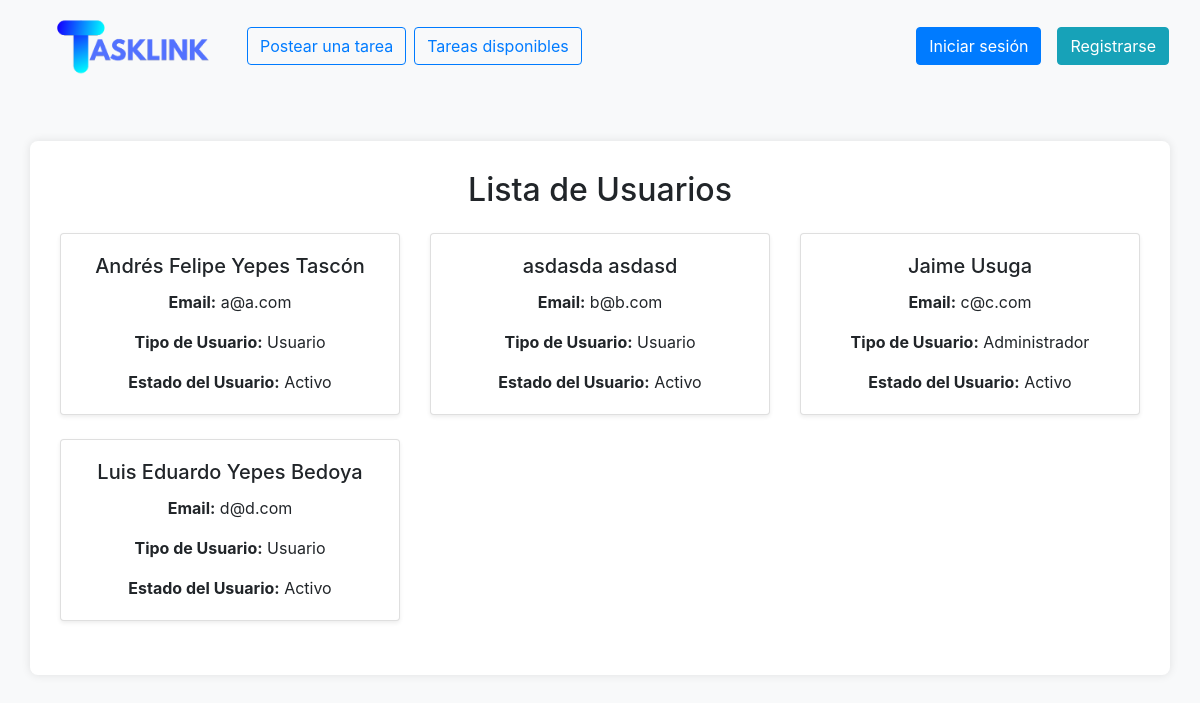
The page /admin on the database its author committed.
### tables this page shows
CREATE TABLE Usuarios (
    ID_usuario INTEGER PRIMARY KEY,
    Nombre TEXT NOT NULL,
    Apellido TEXT NOT NULL,
    Correo TEXT NOT NULL UNIQUE,
    Contrasena TEXT NOT NULL,
    ID_estado_usuario INTEGER,
    ID_tipo_usuario INTEGER,
    Identificacion TEXT NOT NULL UNIQUE,
    ID_ciudad INTEGER,
    Direccion TEXT,
    Telefono TEXT,
    FotoPerfil BLOB,
    FotoCedula BLOB,
    Fecha_creacion DATETIME DEFAULT CURRENT_TIMESTAMP,
    Fecha_actualizacion DATETIME DEFAULT CURRENT_TIMESTAMP,
    FOREIGN KEY (ID_estado_usuario) REFERENCES Estados_Usuarios(ID_estado_usuario),
    FOREIGN KEY (ID_tipo_usuario) REFERENCES Tipos_Usuarios(ID_tipo_usuario),
    FOREIGN KEY (ID_ciudad) REFERENCES Ciudades(ID_ciudad)
);

CREATE TABLE Tipos_Usuarios (
    ID_tipo_usuario INTEGER PRIMARY KEY,
    Nombre TEXT NOT NULL UNIQUE
);

CREATE TABLE Estados_Usuarios (
    ID_estado_usuario INTEGER PRIMARY KEY,
    Nombre TEXT NOT NULL
);

### app.py (the view)
@app.route('/admin')
def admin():
    conn = get_db_connection()
    imagen_base64 = None
    if 'user_id' in session:
        usuario = conn.execute('SELECT FotoPerfil FROM Usuarios WHERE ID_usuario = ?', (session['user_id'],)).fetchone()
        if usuario and usuario['FotoPerfil']:
            imagen_base64 = base64.b64encode(usuario['FotoPerfil']).decode('utf-8')
    is_logged_in = 'user_id' in session
    usuarios = conn.execute('''
        SELECT u.*, tu.nombre AS tipo_usuario, eu.Nombre AS estado_usuario
        FROM Usuarios u
        JOIN Tipos_Usuarios tu ON u.ID_tipo_usuario = tu.ID_tipo_usuario
        JOIN Estados_Usuarios eu ON u.ID_estado_usuario = eu.ID_estado_usuario
    ''').fetchall()
    conn.close()
    return render_template('admin.html', usuarios=usuarios, imagen_base64=imagen_base64, is_logged_in=is_logged_in)

### app.py (called while the page is built)
def get_db_connection():
    conn = sqlite3.connect('TaskLink.db')
    conn.row_factory = sqlite3.Row
    return conn

### templates/admin.html (shortened to what this page needs)
<!DOCTYPE html>
<html lang="en">
<head>
    <link href="https://maxcdn.bootstrapcdn.com/bootstrap/4.5.2/css/bootstrap.min.css" rel="stylesheet" />
    <link rel="stylesheet" href="../static/css/styles.css" />
</head>
<body>
    <nav class="navbar navbar-expand-lg bg-body-tertiary">
        <div class="container-fluid d-flex justify-content-between align-items-center">
            <div class="d-flex align-items-center">
                <a class="navbar-brand" href="{{ url_for('index') }}">
                    <img src="../static/images/LogoCompleto.png" alt="TaskLink Logo" width="200px">
                </a>
                <a class="btn btn-outline-primary mr-2" href="{{ url_for('agregar_solicitud') }}">Postear una tarea</a>
                <a class="btn btn-outline-primary mr-2" href="{{ url_for('tareas') }}">Tareas disponibles</a>
            </div>
            <div class="d-flex align-items-center">
                {% if imagen_base64 %}
                <span class="mr-3 h4">{{ usuarios['Nombre'] }} {{ usuarios['Apellido'] }}</span>
                <div class="btn-group dropstart">
                    <img alt="Imagen de perfil" class="rounded-circle"
                        style="width: 50px; height: 50px; cursor: pointer;" data-toggle="dropdown"
                        aria-expanded="false">
                    <ul class="dropdown-menu dropdown-menu-end">
                        <li><a class="dropdown-item" href="{{ url_for('profile') }}">Perfil</a></li>
                        <li><a class="dropdown-item" href="{{ url_for('logout') }}">Cerrar sesión</a></li>
                    </ul>
                </div>
                {% else %}
                <form class="d-flex justify-content-end">
                    <a class="btn btn-primary mr-2" href="{{ url_for('login') }}">Iniciar sesión</a>
                    <a class="btn btn-info ml-2" href="{{ url_for('register') }}">Registrarse</a>
                </form>
                {% endif %}
            </div>
        </div>
    </nav>
    <div class="container mt-5">
        <h2 class="text-center mb-4">Lista de Usuarios</h2>
        <div class="row">
            {% for usuario in usuarios %}
            <div class="col-md-4 mb-4">
                <div class="card shadow-sm">
                    <div class="card-body text-center">
                        <h5 class="card-title">{{ usuario['Nombre'] }} {{ usuario['Apellido'] }}</h5>
                        <p class="card-text"><strong>Email:</strong> {{ usuario['Correo'] }}</p>
                        <p class="card-text"><strong>Tipo de Usuario:</strong> {{ usuario['tipo_usuario'] }}</p>
                        <p class="card-text"><strong>Estado del Usuario:</strong> {{ usuario['estado_usuario'] }}</p>
                    </div>
                </div>
            </div>
            {% endfor %}
        </div>
    </div>
</body>
</html>

### static/css/styles.css (style rules this page uses)
body { background-color: #f8f9fa; }
.container { background-color: white; border-radius: 8px; box-shadow: 0 0 10px rgba(0, 0, 0, 0.1); padding: 30px; margin-top: 50px; }

### rows shown on the page
Usuarios: Nombre "Andrés Felipe", Apellido "Yepes Tascón", Correo "a@a.com", tipo_usuario "Usuario", estado_usuario "Activo"
Usuarios: Nombre "asdasda", Apellido "asdasd", Correo "b@b.com", tipo_usuario "Usuario", estado_usuario "Activo"
Usuarios: Nombre "Jaime", Apellido "Usuga", Correo "c@c.com", tipo_usuario "Administrador", estado_usuario "Activo"
Usuarios: Nombre "Luis Eduardo", Apellido "Yepes Bedoya", Correo "d@d.com", tipo_usuario "Usuario", estado_usuario "Activo"
